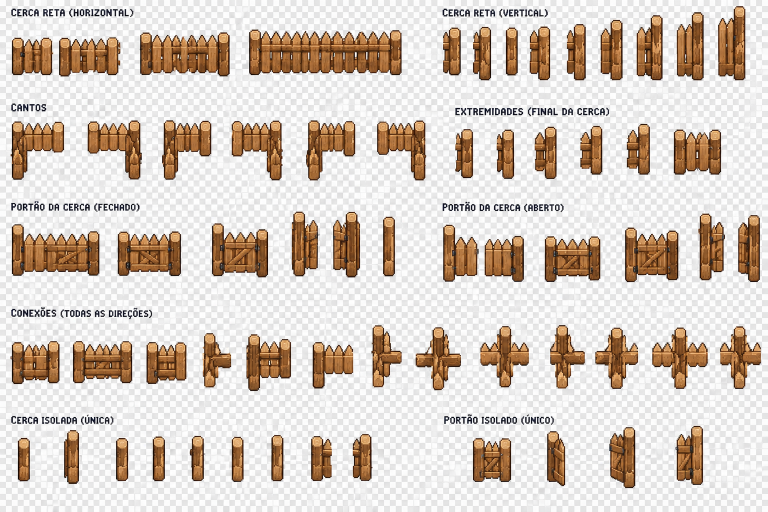
#> input picture jogo-original/VALE-DO-CAMPO/tools/ground/fence-reference.png, 1536 x 1024 px (shown at 1/2 size)
$ python make-fence-sprites.py
#> lines starting #> are read from the running program, lines starting #| are printed output that depends on the picture; after the words box and inside, x2 and y2 are one past the last pixel; in counts of white or black regions, pixels touching at a corner belong together
#!/usr/bin/env python3
"""Monta a folha de sprites da cerca a partir da folha de referência fornecida (fence-reference.png).

Uso: python3 tools/ground/make-fence-sprites.py [pasta_de_saida]

A referência é uma prancha com rótulos e fundo xadrez. Este script:
  1. separa cada peça da prancha (remove o xadrez, os rótulos e as franjas claras da borda e limpa pontinhos soltos);
  2. monta os 20 quadros do jogo reaproveitando as peças da prancha, todas na mesma escala e com a mesma luz:
       - poste e braços de estacas (esquerda/direita) vêm do trecho reto nº 16: o braço tem 3 estacas, de fresta
         a fresta, então as fileiras emendam sem falha de um tile para o outro;
       - cerca que segue para o Sul: travessa vertical feita do miolo do tronco, que liga um poste ao de baixo;
       - portões: fechado/aberto horizontal (nº 54 e 52) e vertical (nº 45 e 48).

Saída (public/assets/sprites/objects/ por padrão):
  fence.png   20 quadros de 120x144 lado a lado (2400x144):
                0..15  cerca por conexões (bit 1=Norte, 2=Leste, 4=Sul, 8=Oeste)
                16     portão horizontal fechado   17  portão horizontal aberto
                18     portão vertical fechado     19  portão vertical aberto
  ../items/fence.png e gate.png   ícones 32x32 do inventário

Em jogo cada quadro é reduzido 6:1 (20x24 px) e desenhado em (tile.x - 2, tile.y); a escala do tile é
96 px de arte = 16 px de jogo. Medidas em config/fences.js (FRAME_ART).
"""
import json
import os
import sys

import numpy as np
from PIL import Image
from scipy import ndimage as ndi

HERE = os.path.dirname(os.path.abspath(__file__))
REF = os.path.join(HERE, 'fence-reference.png')
OUT = sys.argv[1] if len(sys.argv) > 1 else os.path.join(HERE, '..', '..', 'public', 'assets', 'sprites', 'objects')
ITEMS = os.path.join(OUT, '..', 'items')
os.makedirs(OUT, exist_ok=True)
os.makedirs(ITEMS, exist_ok=True)

FW, FH = 120, 144          # tamanho de um quadro (px de arte); 6 px de arte = 1 px de jogo
DARK = (58, 34, 20, 255)   # cor do contorno da madeira (amostrada da prancha)
TILE = 96                  # largura do tile em px de arte (16 px de jogo)
PAD_X = (FW - TILE) // 2   # margem lateral do quadro
CAP_Y = 8                  # y (no quadro) do topo do poste


# ---------------------------------------------------------------- extração
def load_components():
    im = Image.open(REF).convert('RGB')
    a = np.array(im).astype(int)
    mx, mn = a.max(2), a.min(2)
    sat = mx - mn
    bg = (mn > 185) & (sat < 22)            # xadrez branco/cinza e sombras pálidas
    fg = ~bg
    lab, _ = ndi.label(ndi.binary_dilation(fg, iterations=3))
    out = {}
    for i, sl in enumerate(ndi.find_objects(lab)):
        wood = ((sat[sl] > 35) & (lab[sl] == i + 1)).sum()
        if wood <= 150:
            continue                         # rótulos de texto e ruído
        m = (lab[sl] == i + 1) & fg[sl]
        out[i + 1] = clean(a[sl], m)
    return out


def clean(rgb, mask):
    """RGBA da peça: só a madeira, sem franja clara nas bordas e sem pontinhos soltos."""
    mask = mask.copy()
    lum = rgb.mean(2)
    sat = rgb.max(2) - rgb.min(2)
    for _ in range(2):                       # franja: pixel claro e neutro encostado no vazio
        edge = mask & ~ndi.binary_erosion(mask, border_value=0)
        mask &= ~(edge & (lum > 190) & (sat < 45))
    lab, n = ndi.label(mask)                 # ilhas minúsculas (restos do xadrez)
    if n > 1:
        sizes = ndi.sum(mask, lab, range(1, n + 1))
        keep = {k + 1 for k, s in enumerate(sizes) if s >= max(12, 0.01 * sizes.max())}
        mask = np.isin(lab, list(keep))
    # Frestas entre estacas: o fundo da prancha aparece por elas como riscos claros e neutros. Dentro da peça
    # viram sombra escura (nunca branco); na borda ficam transparentes.
    slit = mask & (lum > 165) & (sat < 45)
    outside = ndi.binary_propagation(~mask, mask=~mask | slit, border_value=1)   # claros ligados ao fora
    mask &= ~(slit & outside)
    inner = slit & ~outside
    closed = ndi.binary_closing(mask, iterations=1) | mask
    rgba = np.dstack([rgb.astype(np.uint8), (closed * 255).astype(np.uint8)])
    rgba[(closed & ~mask) | inner, :3] = DARK[:3]
    rgba[~closed] = 0
    mask = closed
    img = Image.fromarray(rgba, 'RGBA')
    bbox = img.getchannel('A').getbbox()
    return img.crop(bbox)


def scaled(img, s):
    w, h = max(1, round(img.width * s)), max(1, round(img.height * s))
    return img.convert('RGBa').resize((w, h), Image.LANCZOS).convert('RGBA')


# ---------------------------------------------------------------- poste e braços de estacas (peça reta nº 16)
def run_geometry(run):
    """Do trecho reto com poste nas pontas: largura do poste e o período das estacas (centros das frestas)."""
    al = np.array(run.getchannel('A')) > 0
    # frestas entre estacas: colunas vazias na altura das pontas, só no miolo
    band = ~al[9]                                         # entre as pontas, as frestas são vãos de ~10px
    gaps, x, post_w = [], 8, None
    while x < al.shape[1] - 30:
        if band[x]:
            x0 = x
            while x < al.shape[1] and band[x]:
                x += 1
            if post_w is None:
                post_w = x0                                # a primeira fresta marca onde o poste termina
            gaps.append((x0 + x - 1) / 2.0)
        else:
            x += 1
    period = (gaps[-1] - gaps[0]) / (len(gaps) - 1)
    return post_w, gaps, period


def make_parts(run, geo, ground):
    """(poste, braço) na escala do jogo. O braço tem 3 estacas (meio tile) e começa e termina no meio de uma fresta,
    então braços lado a lado (e de tiles vizinhos) emendam sem falha."""
    post_w, gaps, period = geo
    g0 = gaps[1]
    arm = run.crop((int(round(g0)), 0, int(round(g0 + 3 * period)), run.height))
    post = run.crop((0, 0, post_w, run.height))
    s = (TILE / 2.0) / (3 * period)
    return scaled(post, s), scaled(arm, s), s


def rail_strip(post, length):
    """Travessa vertical: o miolo do tronco (85% da largura), repetido para cobrir `length` px, um pouco mais escuro
    (fica atrás dos postes)."""
    w, h = post.size
    body = post.crop((int(w * 0.08), int(h * 0.38), int(w * 0.92), int(h * 0.62)))
    strip = Image.new('RGBA', (body.width, length), (0, 0, 0, 0))
    for y in range(0, length, body.height):
        strip.alpha_composite(body, (0, y))
    a = np.array(strip).astype(float)
    a[..., :3] *= 0.88
    strip = Image.fromarray(a.clip(0, 255).astype(np.uint8), 'RGBA').copy()
    # contorno escuro dos dois lados
    px = strip.load()
    for y in range(length):
        for x in (0, strip.width - 1):
            if px[x, y][3]:
                px[x, y] = DARK
    return strip


def log_center(img):
    al = np.array(img.getchannel('A')) > 0
    cnt = al.sum(0)
    cols = np.where(cnt >= 0.85 * cnt.max())[0]
    return (cols.min() + cols.max()) / 2.0


def place(frame, piece, cx, top=None, bottom=None):
    """Cola a peça (já na escala do jogo) com o centro do tronco em cx e o topo/base na altura pedida."""
    x = int(round(cx - log_center(piece)))
    y = top if top is not None else bottom - piece.height
    frame.alpha_composite(piece, (x, y))


def main():
    comps = load_components()
#> in load_components, im is the input picture: PIL image 1536x1024 RGB; mean R, G, B 215.5, 204.4, 195.1
#> in load_components, `bg = (mn > 185) & (sat < 22)`:
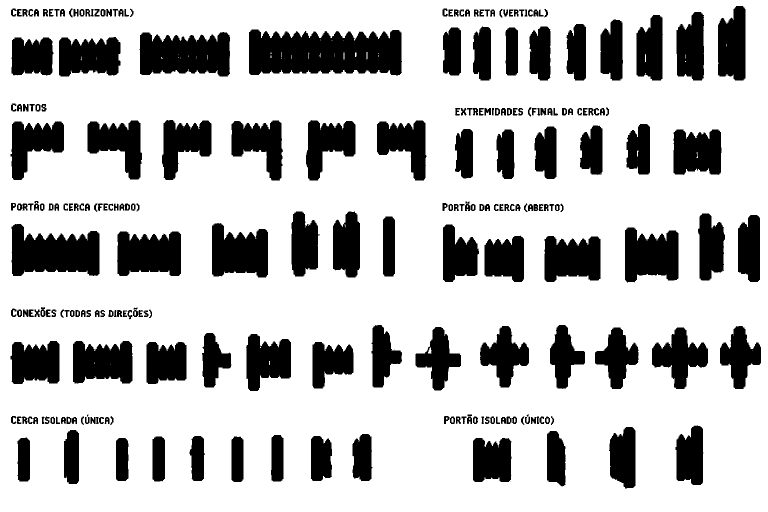
#> bg: shape (1024, 1536) bool (shown at 1/2 size); 75.7% white; 248 black regions (4 under 20 px), largest, box (x1, y1, x2, y2) and area: (498, 59, 804, 151) 23720, (23, 448, 199, 552) 13413, (279, 64, 460, 153) 13164
#> in load_components, `lab, _ = ndi.label(ndi.binary_dilation(fg, iterations=3))`:
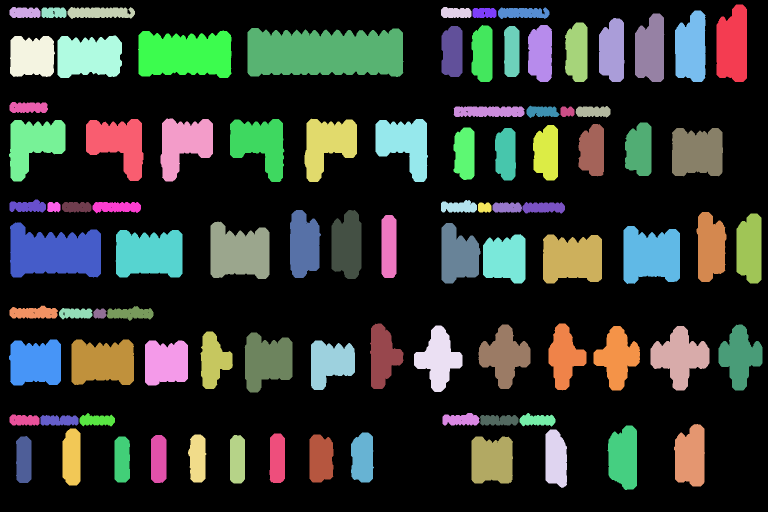
#> lab: shape (1024, 1536) int32 (shown at 1/2 size); 93 distinct labels, from 0 to 92; one colour per label, 0 black
#> the loop in load_components, `for i, sl in enumerate(ndi.find_objects(lab)):` made 92 passes
#> (wood, n in clean, bbox in clean) on passes 1, 8, 9, 10, 11, 12, 13, 14, 15, 16, 17, 18: (6360, 1, (3, 3, 58, 152)), (5641, 1, (3, 3, 58, 140)), (5130, 1, (3, 3, 55, 134)), (4044, 1, (3, 4, 47, 125)), (3357, 1, (4, 3, 42, 116)), (2993, 1, (3, 4, 39, 111)), (3539, 1, (3, 3, 44, 111)), (2747, 1, (3, 3, 39, 99)), (1930, 1, (4, 3, 28, 99)), (21968, 1, (3, 3, 308, 94)), (12095, 1, (4, 4, 183, 92)), (7411, 1, (3, 3, 126, 82))
#> wood on passes 2 to 7: 0, 0, 0, 0, 0, 0
#> after the loop in load_components, `for i, sl in enumerate(ndi.find_objects(lab)):`: out = 63 items
#> comps = 63 items
    geo = run_geometry(comps[16])
#> in run_geometry, `al = np.array(run.getchannel('A')) > 0`: al: shape (91, 305) bool; 85.5% white; 9 black regions (4 under 20 px), largest, box (x1, y1, x2, y2) and area: (19, 0, 305, 22) 2659, (20, 80, 284, 91) 1240, (118, 46, 121, 59) 33, (234, 46, 237, 57) 27, (212, 46, 215, 56) 26
#> after the loop in run_geometry, `while x < al.shape[1] - 30:`: gaps = [26, 43.5, 64.5, 85, 104, 121.5, 142.5, 165, 188.5, 211, 236, 258.5]; post_w = 24; x = 275
#> in run_geometry, `period = (gaps[-1] - gaps[0]) / (len(gaps) - 1)`: period = 21.14
#> geo = (24, [26, 43.5, 64.5, 85, 104, 121.5, 142.5, 165, 188.5, 211, 236, 258.5], 21.14)
    post, arm, s = make_parts(comps[16], geo, None)
#> in make_parts, `post_w, gaps, period = geo`: post_w = 24; period = 21.14
#> in make_parts, `g0 = gaps[1]`: g0 = 43.5
#> in make_parts, `s = (TILE / 2.0) / (3 * period)`: s = 0.757
#> in scaled, `w, h = max(1, round(img.width * s)), max(1, round(img.height * s))`: w = 18; h = 69
#> s = 0.757
    cx = FW / 2.0
    ground = CAP_Y + post.height                           # linha do chão (base dos postes e das estacas)
#> ground = 77
    frames = []
    for mask in range(16):
        n, e, so, w = bool(mask & 1), bool(mask & 2), bool(mask & 4), bool(mask & 8)
        fr = Image.new('RGBA', (FW, FH), (0, 0, 0, 0))
        if w:
            fr.alpha_composite(arm, (int(round(cx - arm.width)), ground - arm.height))
        if e:
            fr.alpha_composite(arm, (int(round(cx)), ground - arm.height))
        if so:
            # a cerca segue para o Sul: travessa vertical contínua, do meio do poste até o poste do tile de baixo
            # (que a cobre). Sem isso as cercas verticais ficavam como postes soltos.
            y0 = CAP_Y + int(post.height * 0.45)
            y1 = TILE + CAP_Y + int(post.height * 0.3)
            fr.alpha_composite(rail_strip(post, y1 - y0), (int(round(cx - post.width * 0.42)), y0))
        fr.alpha_composite(post, (int(round(cx - post.width / 2.0)), CAP_Y))
        frames.append(fr)
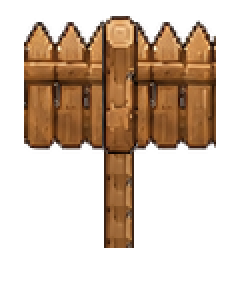
#> fr: PIL image 120x144 RGBA (shown 2 times larger); mean R, G, B, A 55.2, 36.8, 21.2, 95.4; transparent parts drawn white
#> after the loop, frames = 16 items

    gates = [(54, 'base'), (52, 'cap'), (45, 'cap'), (48, 'cap')]
    for gid, mode in gates:
        fr = Image.new('RGBA', (FW, FH), (0, 0, 0, 0))
        piece = scaled(comps[gid], s)
        if mode == 'base':
            place(fr, piece, cx, bottom=ground)
        else:
            place(fr, piece, cx, top=CAP_Y)
        frames.append(fr)
#> this loop made 4 passes
#> (w in scaled, h in scaled) on passes 1 to 4: (96, 67), (54, 86), (40, 98), (33, 101)
#> pass 1, in log_center, `al = np.array(img.getchannel('A')) > 0`:
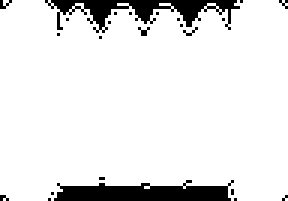
#> al: shape (67, 96) bool (shown 3 times larger); 90.4% white; 24 black regions (22 under 20 px), largest, box (x1, y1, x2, y2) and area: (18, 60, 78, 67) 292, (15, 0, 80, 11) 279
#> after the loop:
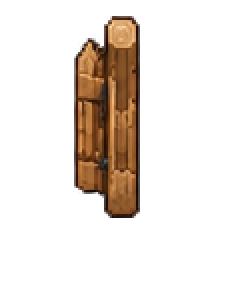
#> fr: PIL image 120x144 RGBA (shown 2 times larger); mean R, G, B, A 22.8, 15, 8.5, 42.6; transparent parts drawn white
#> after the loop, frames = 20 items

    sheet = Image.new('RGBA', (FW * len(frames), FH), (0, 0, 0, 0))
#> sheet: PIL image 2400x144 RGBA; every value is 0
    for i, fr in enumerate(frames):
        sheet.paste(fr, (FW * i, 0))
#> this loop made 20 passes
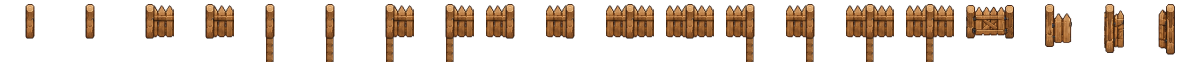
#> sheet: PIL image 2400x144 RGBA (shown at 1/2 size); mean R, G, B, A 32.3, 21.5, 12.4, 56.3; transparent parts drawn white
    sheet.save(os.path.join(OUT, 'fence.png'))

    def icon(fr, name):
        box = fr.getchannel('A').getbbox()
        piece = fr.crop(box)
        k = min(28 / piece.width, 28 / piece.height)
        sm = piece.convert('RGBa').resize((max(1, round(piece.width * k)), max(1, round(piece.height * k))), Image.LANCZOS).convert('RGBA')
        ic = Image.new('RGBA', (32, 32), (0, 0, 0, 0))
        ic.alpha_composite(sm, ((32 - sm.width) // 2, (32 - sm.height) // 2))
        ic.save(os.path.join(ITEMS, name))

    icon(frames[2 | 8], 'fence.png')
#> in icon, `box = fr.getchannel('A').getbbox()`: box = (12, 8, 108, 77)
#> in icon, `ic = Image.new('RGBA', (32, 32), (0, 0, 0, 0))`: ic: PIL image 32x32 RGBA; every value is 0
    icon(frames[16], 'gate.png')
#> call 2 of icon, with name = 'gate.png'
#> in icon (call 2), `box = fr.getchannel('A').getbbox()`: box = (12, 10, 108, 77)
#> in icon (call 2), `ic.alpha_composite(sm, ((32 - sm.width) // 2, (32 - sm.height) // 2))`:
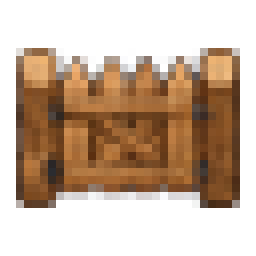
#> ic: PIL image 32x32 RGBA (shown 8 times larger); mean R, G, B, A 68.8, 46.1, 27.1, 119; transparent parts drawn white
    json.dump({'frame': [FW, FH], 'tile': TILE, 'capY': CAP_Y, 'logCenter': cx}, open(os.path.join(HERE, 'fence-frames.json'), 'w'))
    print('ok', len(frames), 'quadros de', FW, 'x', FH, '->', os.path.abspath(OUT))
#| ok 20 quadros de 120 x 144 -> jogo-original/VALE-DO-CAMPO/public/assets/sprites/objects


if __name__ == '__main__':
    main()
